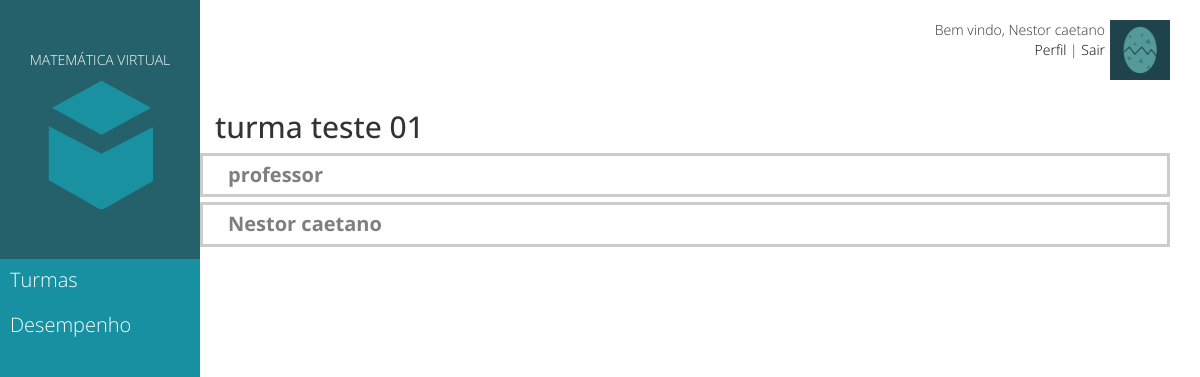
The app's page /source/turma.php (signed in) with its own data.
### tables this page shows
CREATE TABLE `turmas` (
  `turmaNome` varchar(90) NOT NULL,
  `alunoId` int(11) DEFAULT NULL,
  `alunoNome` varchar(45) DEFAULT NULL
);

### source/turma.php (the view, shortened to what this page needs)
<!DOCTYPE html>
	<html>
		<head>
			<link rel="stylesheet" type="text/css" href="css/bootstrap.min.css">
			<link rel="stylesheet" href="css/css.css">
		</head>
		<body onresize="fun()" onload="fun()">
			<div id="containerAll">
			<div class="container-fluid">
				<div class="row" id="containerConteudo">
					<div class="col-md-2" id="containerSidebar">
						<div id="sidebar">
							<a href="index.php" id="home">
								<div id="containerIcone">
									MATEMÁTICA VIRTUAL
									<div id="logo"></div>
								</div>
							</a>
							<ul id="listaSidebar">
								<div id="menuItens">
									<li class="dropdown">
										<a href="turma.php">Turmas</a>
									<li>
										<a href="desempenho.php">Desempenho</a>
									</li>
								</div>
							</ul>
						</div>
					</div>
					<div class="col-md-10" id="containerCards">
						<div class="row">
							<?php if (!isset($_SESSION['usuarioId'])) {
								echo "<div id=\"cardLogar\" onmouseover=\"mostrarLogin()\" onmouseout=\"esconderLogin()\">
								<a href=\"#\"><div id=\"botaoLogin\">Fazer login</div></a>
								<div id=\"formLogin\">
									<form action=\"validacao.php\" method=\"POST\">
										Usuário
										<input type=\"text\" id=\"usuarioLogar\" name=\"usuario\">
										Senha
										<input type=\"password\" id=\"senhaLogar\" name=\"senha\">
										<div id=\"formLoginCadastro\"><a href=\"cadastro.html\">Cadastre-se</a></div><button id=\"botaoLogar\" type=\"submit\">Entrar</button>
									</form>
								</div>
							</div>";
							}
							else{
								echo "<div id=\"cardPerfil\">
								<div id=\"fotoPerfil\">
									<img src=\"css/imagens/perfil.png\">
								</div>
								<div id=\"textoPerfil\">
									Bem vindo, ";
									echo $_SESSION['usuarioNome'];
									echo "<br>
									<a href=\"perfil.html\">Perfil</a> | <a href=\"logout.php\">Sair</a>
								</div>
							</div>";
							}
							?>
						</div>
						<?php
							if (isset($_SESSION['usuarioId'])) {
								if ($_SESSION['usuarioTipo'] == 1) {
									$sql = "SELECT turmaNome FROM turmas WHERE alunoId = 0";
									$query = mysql_query($sql);
									while ($rowTurma = mysql_fetch_assoc($query)) {
										$sqlAluno = "SELECT * FROM turmas WHERE turmaNome = '".$rowTurma['turmaNome']."'";
										$queryAluno = mysql_query($sqlAluno);
										echo "<h2>".$rowTurma['turmaNome']."</h2>\n";
										while ($rowAluno = mysql_fetch_assoc($queryAluno)) {
											echo
											"<form action=\"desempenhoAluno.php\" method=\"POST\">
												<div class=\"row\" id=\"barraConteudo\">".$rowAluno['alunoNome']."";
												if($rowAluno['alunoId'] > 0){
												echo
												"<input type=\"hidden\" name=\"uid\" value=\"".$rowAluno['alunoId']."\">
												<input type=\"hidden\" name=\"unm\" value=\"".$rowAluno['alunoNome']."\">
												<button type=\"submit\" class=\"botaoConteudo\">Ver desempenho</button>";
											}
											echo
												"</div>
											</form>\n";
										}
									}
								}
								else{
								$sql = "SELECT * FROM turmas WHERE alunoId = ".$_SESSION['usuarioId']."";
								$select = mysql_query($sql);
								if (mysql_num_rows($select) == 0) {
									echo "<h2>Você ainda não está inserido em uma turma.</h2>
									<h3>Para entrar basta inserir o nome da turma</h3>
									<form action=\"entrarTurma.php\" method=\"POST\">
										Nome da turma: <input type=\"text\" name=\"turmaNome\"></input>
										<button type=\"submit\">Entrar</button>
									</form>";
								}
								else{
									$row = mysql_fetch_assoc($select);
									$sqlTurma = "SELECT * FROM turmas WHERE turmaNome = '".$row['turmaNome']."'";
									$queryTurma = mysql_query($sqlTurma);
									echo "<h2>".$row['turmaNome']."</h2>";
									while ($rowAluno = mysql_fetch_assoc($queryTurma)) {
										echo "<div class=\"row\" id=\"barraConteudo\">".$rowAluno['alunoNome']."</div>";
									}
								}
							}
							}
							else
								echo "<h3>nenhuma turma encontrada</h3><h2>Você precisa estar logado para visualizar ou entrar em sua turma.</h2>";
						?>
					</div>
				</div>
			</div>
		</div>
	</body>
		</html>

### source/css/css.css (style rules this page uses)
body { font-family: 'Open sans'; font-weight: 300; }
a { color: #fff; }
#containerAll { background-color: #1790a1; padding: 0px; }
#containerConteudo { padding: 0px; }
#containerSidebar { padding: 0px; }
#containerCards { padding-right: 45px; padding-left: 15px; padding-top: 10px; padding-bottom: 35px; background-color: #fff; float:right; min-height:102vh; }
[class*="col-"] { padding: 0px; }
#containerSidebar { position:fixed; }
#sidebar { color: #fff; background-color: #1790a1; margin: 0px; padding: 0px; }
#containerIcone { padding-top: 50px; padding-bottom: 50px; background-color: #25616b; width: 100%; color:#fff; text-align: center; }
#logo { background-image: url(imagens/LOGO.png); transition: 0.5s; width: 105px; height: 129px; margin-right:auto; margin-left:auto; margin-top: 10px; }
#home { text-decoration: none; }
#listaSidebar { margin: 0px; padding: 0px; }
#listaSidebar li { list-style-type: none; display: block; padding-left: 10px; padding-bottom:7px; padding-top:3px; font-size: 20px; transition: 0.5s; line-height: 35px; }
#listaSidebar li a { display: block; text-decoration: none; color: #fff; }
#cardPerfil { float: right; width: 100%; }
#cardPerfil a { color: #000; text-decoration:'none'; }
#textoPerfil { text-align: right; padding-top: 10px; }
#fotoPerfil { float: right; padding-top: 10px; margin-left: 5px; margin-bottom: 10px; }
#fotoPerfil img { width:60px; text-align: right; }
[id$="barraConteudo"] { cursor:pointer; border: 3px solid; border-color: #CCC; font-size: 15pt; font-weight: bold; color: #7F7F7F; padding: 5px 0px 5px 25px; margin-top: 5px; margin-bottom: 5px; }

### records on screen
turmas: turmaNome "turma teste 01", alunoNome "Nestor caetano"
turmas: alunoNome "professor"

### other values on screen
$_SESSION['usuarioNome'] "Nestor caetano"
